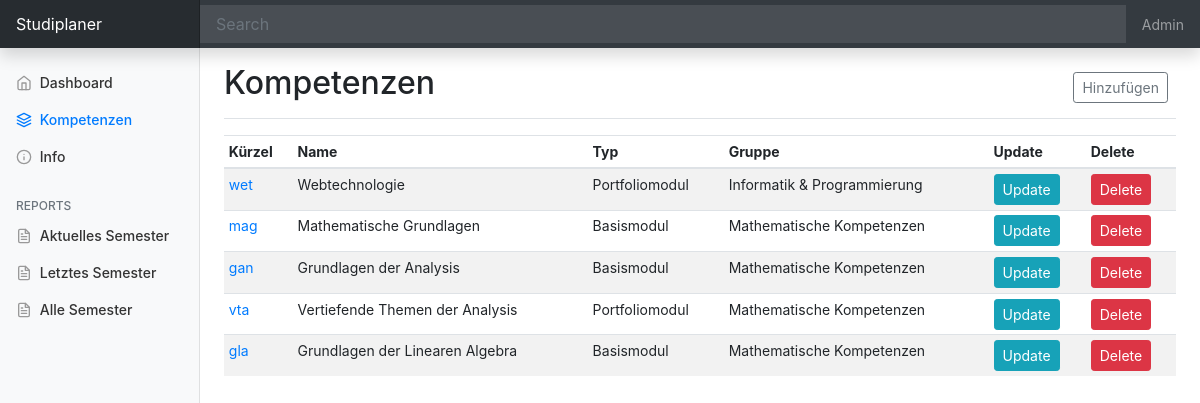
Before: /kompetenzen/ with the older database file.
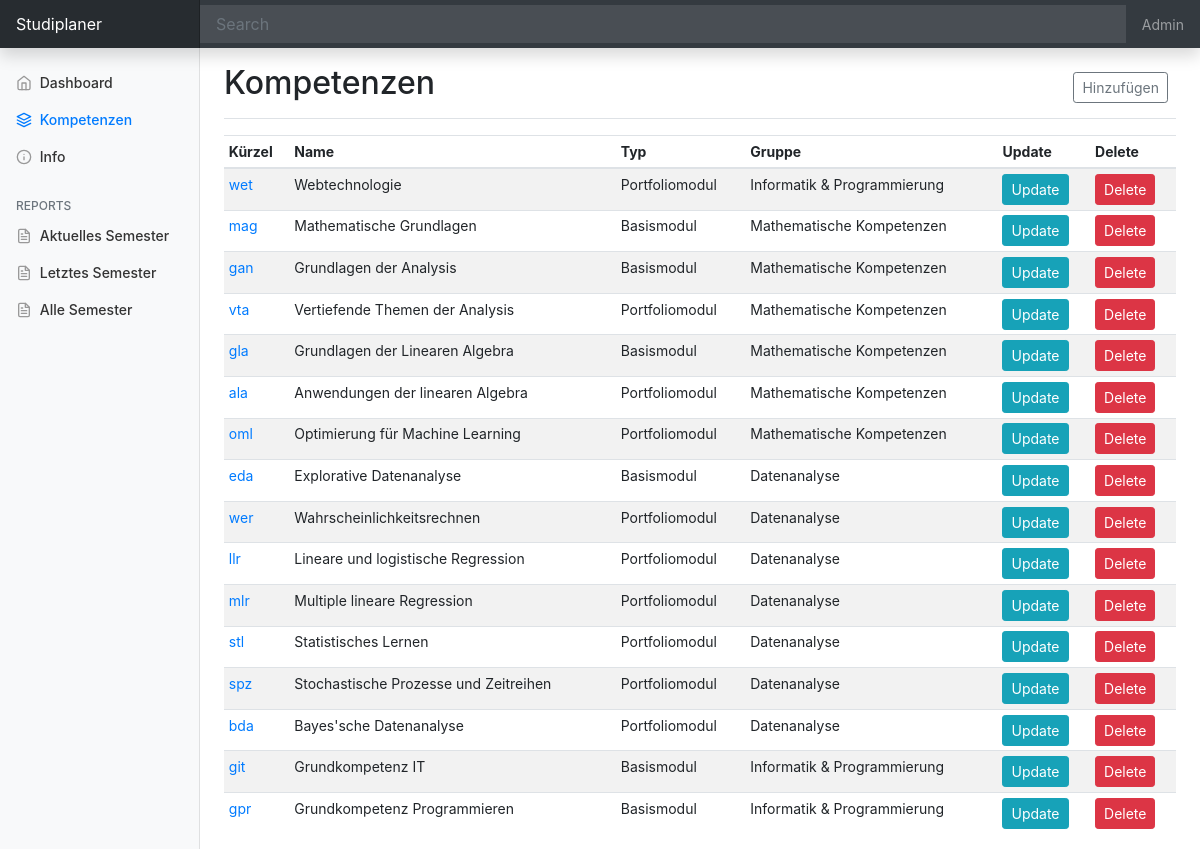
After: the same page with the newer database file.
### kompetenzen/models.py (models this page shows, shortened)
class course(models.Model):
    id = models.AutoField(primary_key=True)
    name = models.CharField(max_length=200, null=True)
    shortname = models.CharField(max_length=10, null=True)
    type = models.ForeignKey(course_type, null=True, on_delete=models.SET_NULL)
    group = models.ForeignKey(course_group, null=True, on_delete=models.SET_NULL)
    credits = models.IntegerField(null=True)
    date_created = models.DateTimeField(auto_now_add=True)
    done = models.BooleanField(default=False)
    semester = models.ForeignKey(course_semester, null=True, on_delete=models.SET_NULL, blank=True)
    link = models.CharField(max_length=300, null=True)

class course_type(models.Model):
    id = models.AutoField(primary_key=True)
    name = models.CharField(max_length=100, null=True)
    date_created = models.DateTimeField(auto_now_add=True)
    def __str__(self):
        return self.name

class course_group(models.Model):
    id = models.AutoField(primary_key=True)
    name = models.CharField(max_length=100, null=True)
    maxcredits = models.IntegerField(null=True)
    mincredits = models.IntegerField(null=True)
    date_created = models.DateTimeField(auto_now_add=True)
    def __str__(self):
        return self.name

### kompetenzen/views.py (the view)
# urls.py: path('', include('kompetenzen.urls'))
def kompetenzen(request):
     co = course.objects.all()
     return render(request, 'kompetenzen/kompetenzen.html', {'course':co})

### kompetenzen/templates/kompetenzen/kompetenzen.html
{% extends 'kompetenzen/main.html' %}
{% block content %}
<main role="main" class="col-md-9 ml-sm-auto col-lg-10 px-md-4">
  <div class="d-flex justify-content-between flex-wrap flex-md-nowrap align-items-center pt-3 pb-2 mb-3 border-bottom">
    <h1 class="h2">Kompetenzen</h1>
    <div class="btn-toolbar mb-2 mb-md-0">
      <div class="btn-group mr-2">
        <a href="{% url 'courseinsert' %}"><button type="button"
            class="btn btn-sm btn-outline-secondary">Hinzufügen</button></a>
      </div>
    </div>
  </div>
  <div class="table-responsive">
    <table class="table table-striped table-sm">
      <thead>
        <tr>
          <th>Kürzel</th>
          <th>Name</th>
          <th>Typ</th>
          <th>Gruppe</th>
          <th>Update</th>
          <th>Delete</th>
        </tr>
      </thead>
      <tbody>
        {% for i in course %}
        <tr>
          <td><a href="{% url 'coursedetail'  i.id %}">{{i.shortname}}</a></td>
          <td>{{i.name}}</td>
          <td>{{i.type}}</td>
          <td>{{i.group}}</td>
          <td><a class="btn btn-sm btn-info" href="{% url 'courseupdate' i.id %}">Update</a></td>
          <td><a class="btn btn-sm btn-danger" href="{% url 'coursedelete' i.id %}">Delete</a></td>
        </tr>
        {% endfor %}
      </tbody>
    </table>
  </div>
</main>
{% endblock %}

### kompetenzen/templates/kompetenzen/main.html (shortened to what this page needs)
{% load static %}
<!doctype html>
<html lang="en">
<head>
  <link rel="stylesheet" href="https://cdn.jsdelivr.net/npm/bootstrap@4.5.3/dist/css/bootstrap.min.css"
>
  <link rel="stylesheet" type="text/css" href="{% static '/css/main.css' %}">
  <link rel="stylesheet" type="text/css" href="{% static '/css/dashboard.css' %}">
</head>
<body>
  {% include 'kompetenzen/navbar.html' %}
  {% block content %}
  {% endblock%}
</body>
</html>

### kompetenzen/templates/kompetenzen/navbar.html (shortened to what this page needs)
<nav class="navbar navbar-dark sticky-top bg-dark flex-md-nowrap p-0 shadow">
  <a class="navbar-brand col-md-3 col-lg-2 mr-0 px-3" href="#">Studiplaner</a>
  <input class="form-control form-control-dark w-100" type="text" placeholder="Search" aria-label="Search">
  <ul class="navbar-nav px-3">
    <li class="nav-item text-nowrap">
      <a class="nav-link" href="/admin">Admin</a>
    </li>
  </ul>
</nav>
<div class="container-fluid">
  <div class="row">
    <nav id="sidebarMenu" class="col-md-3 col-lg-2 d-md-block bg-light sidebar collapse">
      <div class="sidebar-sticky pt-3">
        <ul class="nav flex-column">
          <li class="nav-item">
            <a class="nav-link {% if request.path == '/' %}active{% endif %}" href="{% url 'home' %}">
              <span data-feather="home"></span>
              Dashboard
            </a>
          </li>
          <li class="nav-item">
            <a class="nav-link {% if request.path == '/kompetenzen/' %}active{% endif %}" href="{% url 'courses' %}">
              <span data-feather="layers"></span>
              Kompetenzen
            </a>
          </li>
          <li class="nav-item">
            <a class="nav-link {% if request.path == '/about/' %}active{% endif %}" href="{% url 'about' %}">
              <span data-feather="info"></span>
              Info
            </a>
          </li>
        </ul>
        <h6 class="sidebar-heading d-flex justify-content-between align-items-center px-3 mt-4 mb-1 text-muted">
          <span>Reports</span>
        </h6>
        <ul class="nav flex-column mb-2">
          <li class="nav-item">
            <a class="nav-link" href="#">
              <span data-feather="file-text"></span>
              Aktuelles Semester
            </a>
          </li>
          <li class="nav-item">
            <a class="nav-link" href="#">
              <span data-feather="file-text"></span>
              Letztes Semester
            </a>
          </li>
          <li class="nav-item">
            <a class="nav-link" href="#">
              <span data-feather="file-text"></span>
              Alle Semester
            </a>
          </li>
        </ul>
      </div>
    </nav>

### static/css/main.css (style rules this page uses)
body { background-color: #ffffff; }

### static/css/dashboard.css (style rules this page uses)
body { font-size: .875rem; }
.feather { width: 16px; height: 16px; vertical-align: text-bottom; }
.sidebar { position: fixed; top: 0; bottom: 0; left: 0; z-index: 100; padding: 48px 0 0; box-shadow: inset -1px 0 0 rgba(0, 0, 0, .1); }
.sidebar-sticky { position: relative; top: 0; height: calc(100vh - 48px); padding-top: .5rem; overflow-x: hidden; overflow-y: auto; }
.sidebar .nav-link { font-weight: 500; color: #333; }
.sidebar .nav-link .feather { margin-right: 4px; color: #999; }
.sidebar .nav-link.active { color: #007bff; }
.sidebar .nav-link:hover .feather, .sidebar .nav-link.active .feather { color: inherit; }
.sidebar-heading { font-size: .75rem; text-transform: uppercase; }
.navbar-brand { padding-top: .75rem; padding-bottom: .75rem; font-size: 1rem; background-color: rgba(0, 0, 0, .25); box-shadow: inset -1px 0 0 rgba(0, 0, 0, .25); }
.navbar .form-control { padding: .75rem 1rem; border-width: 0; border-radius: 0; }
.form-control-dark { color: #fff; background-color: rgba(255, 255, 255, .1); border-color: rgba(255, 255, 255, .1); }

Changed rows visible on the page:
added course: shortname "ala", name "Anwendungen der linearen Algebra", type "Portfoliomodul", group "Mathematische Kompetenzen"
added course: shortname "oml", name "Optimierung für Machine Learning", type "Portfoliomodul", group "Mathematische Kompetenzen"
added course: shortname "eda", name "Explorative Datenanalyse", type "Basismodul", group "Datenanalyse"
added course: shortname "wer", name "Wahrscheinlichkeitsrechnen", type "Portfoliomodul", group "Datenanalyse"
added course: shortname "llr", name "Lineare und logistische Regression", type "Portfoliomodul", group "Datenanalyse"
added course: shortname "mlr", name "Multiple lineare Regression", type "Portfoliomodul", group "Datenanalyse"
added course: shortname "stl", name "Statistisches Lernen", type "Portfoliomodul", group "Datenanalyse"
added course: shortname "spz", name "Stochastische Prozesse und Zeitreihen", type "Portfoliomodul", group "Datenanalyse"
added course: shortname "bda", name "Bayes'sche Datenanalyse", type "Portfoliomodul", group "Datenanalyse"
added course: shortname "git", name "Grundkompetenz IT", type "Basismodul", group "Informatik & Programmierung"
added course: shortname "gpr", name "Grundkompetenz Programmieren", type "Basismodul", group "Informatik & Programmierung"
